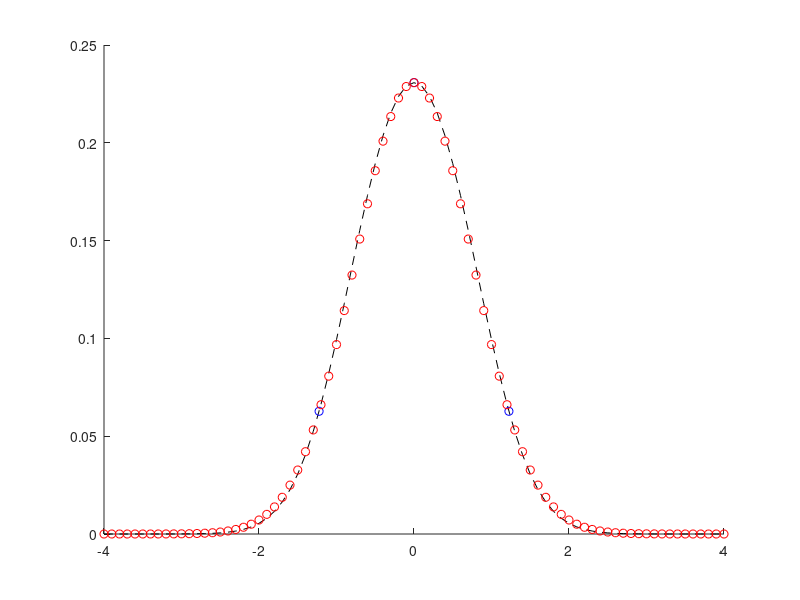

Recreate this plot in MATLAB.
%% Gaussian interpolation
clear all; %clc;

%initial parameters
z = 0.3;
theta = 1;

% Reference function
f = @(z,c,theta) 1./((1./z).*exp(c.^2) + theta);

% Compute reference data
x = -4:0.1:4;
fx = f(z,x,theta);
hold on
plot(x,fx,'--k');

% Testing values
xi = [-1.22474 0 1.22474]'; % GH abscissas
fi = f(z,xi,theta);
plot(xi,fi,'ob');

% fitting
ylog=log(fi);
xlog=xi;
p=polyfit(xlog,ylog,2);
A2=p(1); A1=p(2); A0=p(3);

sigma=sqrt(-1/(2*A2));
mu=A1*sigma^2;
A=exp(A0+mu^2/(2*sigma^2));
y=A*exp(-(x-mu).^2/(2*sigma^2));

plot(x,y,'or');
hold off

%% Compute derivate at xi points
dydxi = A*(mu-xi)/sigma^2.*exp(-(xi-mu).^2/(2*sigma^2));

%plot(x,dydxi(1)*x)
%plot(x,dydxi(2)*x)
%plot(x,dydxi(3)*x)
